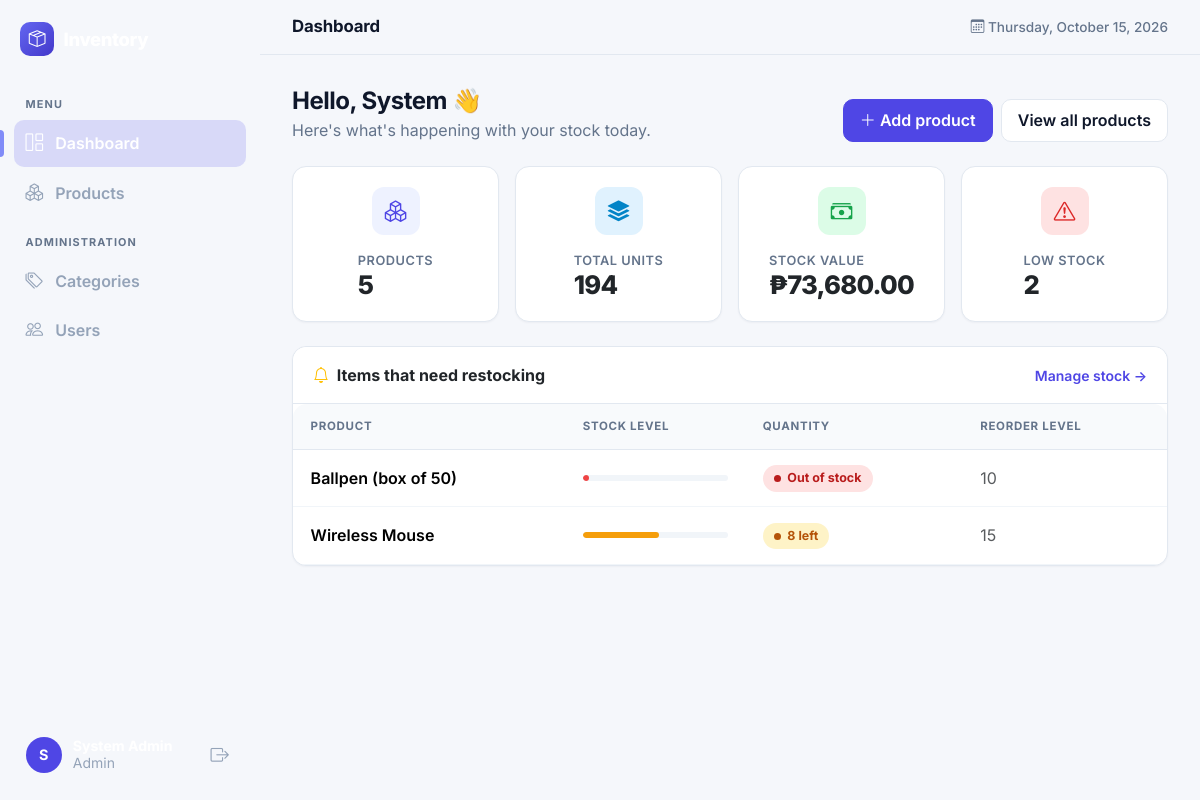
/dashboard.php (signed in), run on the app's committed database.
### tables this page shows
CREATE TABLE products (
    id INT AUTO_INCREMENT PRIMARY KEY,
    sku VARCHAR(50) NOT NULL UNIQUE,
    name VARCHAR(150) NOT NULL,
    category_id INT NULL,
    price DECIMAL(10,2) NOT NULL DEFAULT 0,
    quantity INT NOT NULL DEFAULT 0,
    reorder_level INT NOT NULL DEFAULT 10,
    FOREIGN KEY (category_id) REFERENCES categories(id) ON DELETE SET NULL
);

### db.php (called while the page is built, shortened)
<?php
function e($text) {
    return htmlspecialchars((string)$text, ENT_QUOTES, 'UTF-8');
}

### dashboard.php (the view, shortened to what this page needs)
<?php
include "db.php";
$total_products = mysqli_fetch_assoc(mysqli_query($conn, "SELECT COUNT(*) AS n FROM products"))['n'];
$total_units = mysqli_fetch_assoc(mysqli_query($conn, "SELECT COALESCE(SUM(quantity),0) AS n FROM products"))['n'];
$total_value = mysqli_fetch_assoc(mysqli_query($conn, "SELECT COALESCE(SUM(quantity*price),0) AS n FROM products"))['n'];
$low_count = mysqli_fetch_assoc(mysqli_query($conn, "SELECT COUNT(*) AS n FROM products WHERE quantity <= reorder_level"))['n'];
$low_items = mysqli_query($conn, "SELECT name, quantity, reorder_level FROM products WHERE quantity <= reorder_level ORDER BY quantity LIMIT 10");
include "header.php";
?>
<div class="page-head">
    <div>
        <h3>Hello, <?= e(explode(' ', $_SESSION['name'])[0]) ?> 👋</h3>
        <p>Here's what's happening with your stock today.</p>
    </div>
    <div class="d-flex gap-2">
        <a href="product_form.php" class="btn btn-primary"><i class="bi bi-plus-lg"></i> Add product</a>
        <a href="products.php" class="btn btn-light-soft">View all products</a>
    </div>
</div>
<div class="row g-3 mb-4">
    <div class="col-6 col-lg-3"><div class="card stat">
        <div class="stat-icon tone-indigo"><i class="bi bi-boxes"></i></div>
        <div><div class="stat-label">Products</div><div class="stat-value"><?= number_format($total_products) ?></div></div>
    </div></div>
    <div class="col-6 col-lg-3"><div class="card stat">
        <div class="stat-icon tone-sky"><i class="bi bi-stack"></i></div>
        <div><div class="stat-label">Total units</div><div class="stat-value"><?= number_format($total_units) ?></div></div>
    </div></div>
    <div class="col-6 col-lg-3"><div class="card stat">
        <div class="stat-icon tone-green"><i class="bi bi-cash-stack"></i></div>
        <div><div class="stat-label">Stock value</div><div class="stat-value">₱<?= number_format($total_value, 2) ?></div></div>
    </div></div>
    <div class="col-6 col-lg-3"><div class="card stat">
        <div class="stat-icon tone-red"><i class="bi bi-exclamation-triangle"></i></div>
        <div><div class="stat-label">Low stock</div><div class="stat-value"><?= number_format($low_count) ?></div></div>
    </div></div>
</div>
<div class="card">
    <div class="card-header d-flex justify-content-between align-items-center">
        <span><i class="bi bi-bell text-warning me-1"></i> Items that need restocking</span>
        <a href="products.php" class="small fw-semibold">Manage stock &rarr;</a>
    </div>
    <div class="table-responsive">
        <table class="table">
            <thead><tr><th>Product</th><th>Stock level</th><th>Quantity</th><th>Reorder level</th></tr></thead>
            <tbody>
            <?php while ($row = mysqli_fetch_assoc($low_items)) {
                $pct = $row['reorder_level'] > 0 ? min(100, round($row['quantity'] / $row['reorder_level'] * 100)) : 0;
            ?>
                <tr>
                    <td class="fw-semibold"><?= e($row['name']) ?></td>
                    <td style="width:180px"><div class="stock-bar"><span class="<?= $row['quantity'] == 0 ? 'zero' : '' ?>" style="width: <?= max($pct, 4) ?>%"></span></div></td>
                    <td>
                        <?php if ($row['quantity'] == 0) { ?>
                            <span class="status status-out">Out of stock</span>
                        <?php } else { ?>
                            <span class="status status-low"><?= e($row['quantity']) ?> left</span>
                        <?php } ?>
                    </td>
                    <td class="text-muted"><?= e($row['reorder_level']) ?></td>
                </tr>
            <?php } ?>
            </tbody>
        </table>
    </div>
</div>
<?php include "footer.php"; ?>

### css/style.css (style rules this page uses)
:root { --brand: #4f46e5; --brand-dark: #4338ca; --brand-soft: #eef2ff; --ink: #0f172a; --muted: #64748b; --line: #e2e8f0; --bg: #f5f7fb; --radius: 14px; }
body { font-family: 'Inter', system-ui, -apple-system, 'Segoe UI', sans-serif; background: var(--bg); color: var(--ink); -webkit-font-smoothing: antialiased; }
h1, h2, h3, h4, h5 { letter-spacing: -.02em; font-weight: 700; }
a { color: var(--brand); text-decoration: none; }
.btn { border-radius: 10px; font-weight: 600; padding: .55rem 1rem; }
.btn-primary { background: var(--brand); border-color: var(--brand); }
.btn-light-soft { background: #fff; border: 1px solid var(--line); color: var(--ink); }
.card { border: 1px solid var(--line); border-radius: var(--radius); box-shadow: 0 1px 2px rgba(15,23,42,.04); }
.card-header { background: #fff; border-bottom: 1px solid var(--line); font-weight: 700; padding: 1rem 1.25rem; border-radius: var(--radius) var(--radius) 0 0 !important; }
.page-head { display: flex; justify-content: space-between; align-items: flex-end; gap: 1rem; flex-wrap: wrap; margin-bottom: 1.5rem; }
.page-head h3 { margin: 0; }
.page-head p { margin: .15rem 0 0; color: var(--muted); }
.stat { padding: 1.25rem; display: flex; align-items: center; gap: 1rem; }
.stat-icon { width: 48px; height: 48px; border-radius: 12px; display: grid; place-items: center; font-size: 1.35rem; flex: none; }
.stat-label { color: var(--muted); font-size: .8rem; font-weight: 600; text-transform: uppercase; letter-spacing: .04em; }
.stat-value { font-size: 1.6rem; font-weight: 800; letter-spacing: -.03em; line-height: 1.2; }
.tone-indigo { background: #eef2ff; color: #4f46e5; }
.tone-sky { background: #e0f2fe; color: #0284c7; }
.tone-green { background: #dcfce7; color: #16a34a; }
.tone-red { background: #fee2e2; color: #dc2626; }
.table { --bs-table-bg: transparent; margin: 0; }
.table thead th { background: #f8fafc; color: var(--muted); font-size: .72rem; text-transform: uppercase; letter-spacing: .06em; font-weight: 700; border-bottom: 1px solid var(--line); padding: .85rem 1.1rem; white-space: nowrap; }
.table tbody td { padding: .9rem 1.1rem; vertical-align: middle; border-color: #f1f5f9; }
.card > .table-responsive { border-radius: var(--radius); }
.status { display: inline-flex; align-items: center; gap: .4rem; font-size: .78rem; font-weight: 700; padding: .25rem .7rem; border-radius: 999px; }
.status::before { content: ''; width: 7px; height: 7px; border-radius: 50%; background: currentColor; }
.status-low { background: #fef3c7; color: #b45309; }
.status-out { background: #fee2e2; color: #b91c1c; }
.stock-bar { height: 6px; background: #f1f5f9; border-radius: 99px; overflow: hidden; min-width: 90px; }
.stock-bar > span { display: block; height: 100%; border-radius: 99px; background: #f59e0b; }
.stock-bar > span.zero { background: #ef4444; }

### css/layout2.css (style rules this page uses)
:root { --side-w: 260px; --side-bg: #0f172a; }
.page-head h3 { font-size: 1.5rem; }

### data on the page
products: name "Ballpen (box of 50)", quantity 0 (drawn), reorder_level "10"
products: name "Wireless Mouse", quantity "8", reorder_level "15"

### other printed values
mb_substr($_SESSION['name'], 0, 1) "S"
$_SESSION['role'] "Admin"
$page_title "Dashboard"
explode(' ', $_SESSION['name'])[0] "System"
$total_products "5"
$total_units "194"
$total_value "73,680.00"
$low_count "2"
